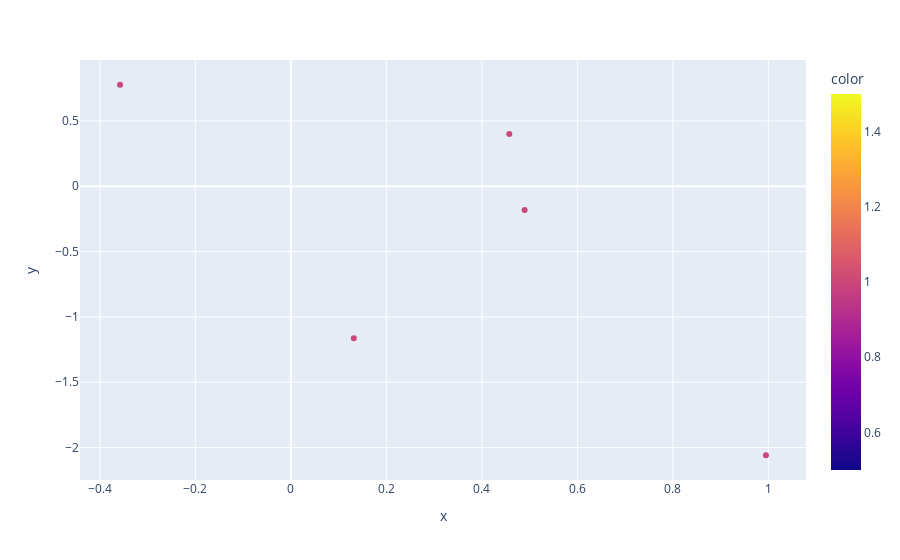

Source (notebook cell):
### Code cell
test_embeddings = pca.transform(test.drop(columns=['movement', 'period']).values)

px.scatter(test.reset_index(),x=test_embeddings[:,0],y=test_embeddings[:,1],color=test.movement.values,hover_data="period")

### Figure 1 — Plotly figure (JSON) as saved in the notebook; plotly's stock layout.template omitted (floating-point values rounded to 4 significant figures)
{"data": [{"customdata": [["2024-04-22 09:35:00"], ["2024-04-23 09:35:00"], ["2024-04-24 09:35:00"], ["2024-04-25 09:35:00"], ["2024-04-26 09:35:00"]], "hovertemplate": "x=%{x}<br>y=%{y}<br>period=%{customdata[0]}<br>color=%{marker.color}<extra></extra>", "legendgroup": "", "marker": {"color": [1, 1, 1, 1, 1], "coloraxis": "coloraxis", "symbol": "circle"}, "mode": "markers", "name": "", "orientation": "v", "showlegend": false, "type": "scatter", "x": [0.4896, -0.3577, 0.1319, 0.995, 0.4575], "xaxis": "x", "y": [-0.1813, 0.7764, -1.164, -2.059, 0.3997], "yaxis": "y"}], "layout": {"coloraxis": {"colorbar": {"title": {"text": "color"}}, "colorscale": [[0, "#0d0887"], [0.1111, "#46039f"], [0.2222, "#7201a8"], [0.3333, "#9c179e"], [0.4444, "#bd3786"], [0.5556, "#d8576b"], [0.6667, "#ed7953"], [0.7778, "#fb9f3a"], [0.8889, "#fdca26"], [1, "#f0f921"]]}, "legend": {"tracegroupgap": 0}, "margin": {"t": 60}, "xaxis": {"anchor": "y", "domain": [0, 1], "title": {"text": "x"}}, "yaxis": {"anchor": "x", "domain": [0, 1], "title": {"text": "y"}}}}
